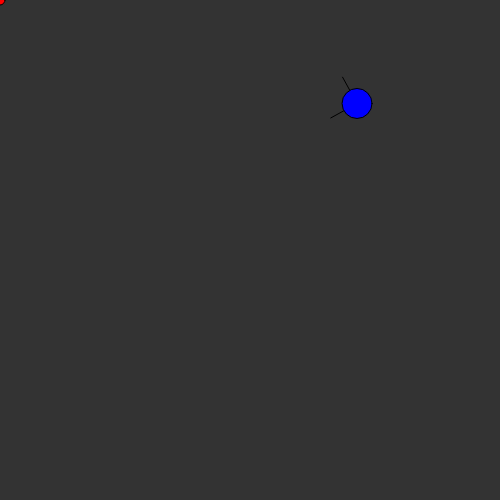
Frame 1 (no input)
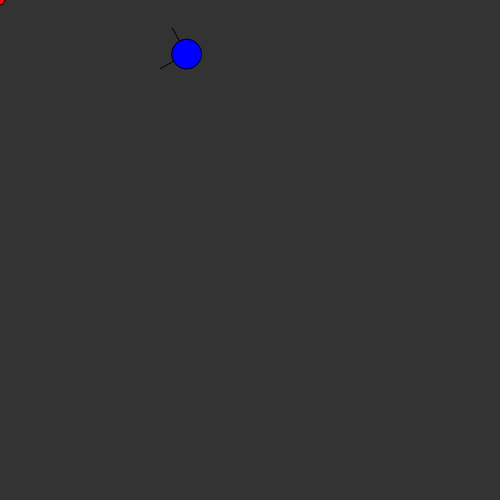
Frame 60 (no input)
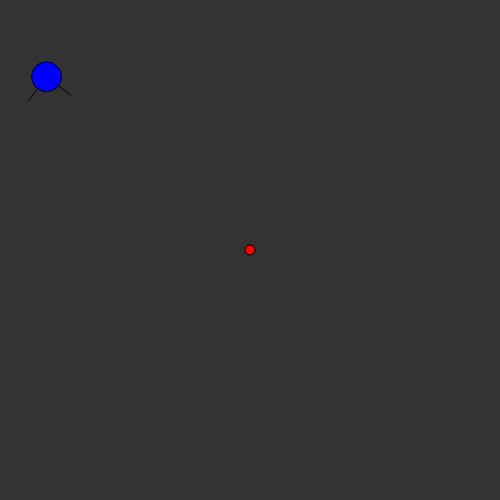
Frame 120 (the mouse pressed at the canvas centre since frame 60)

The p5.js sketch that drew these frames (run headless with seeded random() and noise() and a simulated clock; from frame 60 on, the mouse is pressed at the canvas centre):

// p5.js sketch
// ── sketch.js
var target;
var vehicles = [];
var maxVel = 5;
var maxForce = 0.1;
var counter = 0;

function setup(){
    createCanvas(500, 500);
    target = new Target();

    for(let i = 0; i < 1; i++)
      vehicles[i] = new Vehicle(random(width), random(height), target);
}

function draw(){
    background(51);

    target.update();
    target.show();

    vehicles.forEach(vehicle => {
      vehicle.update();
      vehicle.show();
    });
}

// ── target.js
function Target(){
  this.pos = createVector(mouseX, mouseY);

  this.update = function(){
    this.pos = createVector(mouseX, mouseY);
  }

  this.show = function(){
    push();
    fill(255, 0, 0);
    ellipse(this.pos.x, this.pos.y, 10, 10);
    pop();
  }
}

// ── vehicle.js
function Vehicle(x, y, target){
  this.pos = createVector(x, y);
  this.vel = createVector();
  this.acc = createVector();
  this.target = target;
  this.angle = 0; //angle of rotation of the vehicle
  this.view = PI / 2; //field of vision
  this.inside = false; //within the field of vision
  this.r = 15;

  this.update = function(){
    this.approach(this.target);

    this.vel.add(this.acc);
    this.vel.limit(maxVel);

    this.pos.add(this.vel);

    this.acc.mult(0);

    this.detect();
  }

  this.show = function(){
    push();
    if(this.inside)
      fill(0, 0, 255);
    else {
      fill(0, 255, 0);
    }
    ellipse(this.pos.x, this.pos.y, this.r * 2, this.r * 2);

    pop();
  }

  this.approach = function(target){
    let dir = p5.Vector.sub(this.target.pos, this.pos);
    dir.setMag(maxVel);

    let steer = p5.Vector.sub(dir, this.vel);
    steer.limit(maxForce);

    this.acc = steer;
  }

  this.detect = function(){
    let x = this.pos.x + 2 * this.r * cos(this.angle);
    let y = this.pos.y + 2 * this.r * sin(this.angle);

    this.angle = atan2(this.vel.y, this.vel.x);

    var vision = {
      leftX: this.pos.x + 2 * this.r * cos(this.angle - this.view / 2),
      leftY: this.pos.y + 2 * this.r * sin(this.angle - this.view / 2),
      rightX: this.pos.x + 2 * this.r * cos(this.angle + this.view / 2),
      rightY: this.pos.y + 2 * this.r * sin(this.angle + this.view / 2)
    }

    line(this.pos.x, this.pos.y, vision.leftX, vision.leftY);
    line(this.pos.x, this.pos.y, vision.rightX, vision.rightY);

    //ellipse(x, y, 10, 10);

    let target = createVector(mouseX, mouseY);

    let vectA = p5.Vector.sub(this.target.pos, this.pos);
    let vectB = this.vel;
    let theta = floor(Vehicle.angleBetween(vectA, vectB));

    if(map(theta, 0, 180, 0, PI) < (this.view / 2)){
      this.inside = true;
    }else{
      this.inside = false;
    }
    console.log(theta);
  }

  Vehicle.angleBetween = function(a, b){
    let dotProduct = a.x * b.x + a.y * b.y;
    let aMag = a.mag();
    let bMag = b.mag();
    let magProduct = aMag * bMag;
    let theta = acos(dotProduct / magProduct);
    return map(theta, 0, PI, 0, 180);
  }
}
